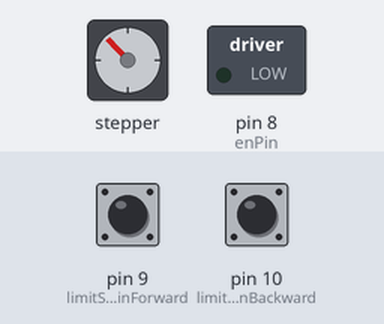
A sketch run on a simulated Arduino Uno, built with avr-gcc and run on an emulated ATmega328P. On the bench: stepper motor, switched loads named in the sketch (green lamp = pin HIGH). The inputs (shaded band) are chosen by the test bench; at power-on: pin 9 (limitSwitchPinForward) HIGH, pin 10 (limitSwitchPinBackward) HIGH. Stepper angles assume 200 steps per turn.

Above: at 1.2 s.
1.3 s: pin 9 (limitSwitchPinForward) pulled LOW for 0.15 s
4.4 s: pin 10 (limitSwitchPinBackward) pulled LOW for 0.15 s
At 5.3 s:
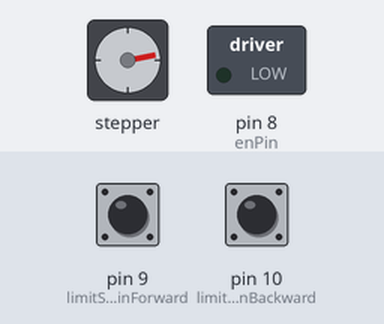
7.5 s: pin 9 (limitSwitchPinForward) pulled LOW for 1 s
11.5 s: pin 10 (limitSwitchPinBackward) pulled LOW for 1 s
At 11.9 s:
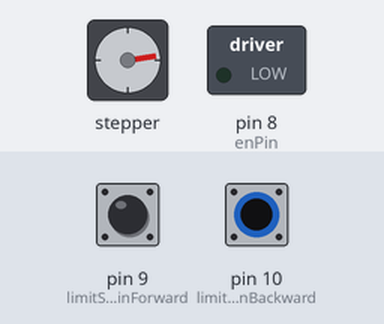
15.5 s: pin 9 (limitSwitchPinForward) pulled LOW for 0.15 s
18.6 s: pin 10 (limitSwitchPinBackward) pulled LOW for 0.15 s
Timing chart, 0 to 69.2 s (numbered marks = the images above; inputs shaded):
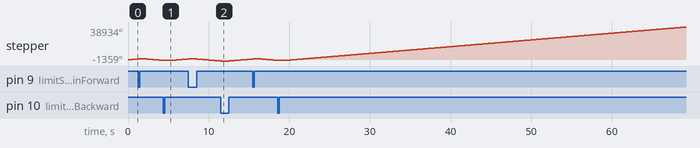

The sketch:

railduino_control_accel.ino
```cpp
#include <AccelStepper.h>

// Define pin numbers
const int stepPin = 5;
const int dirPin = 2;
const int enPin = 8;
const int limitSwitchPinForward = 9; // Connect the forward limit switch to pin 9.
const int limitSwitchPinBackward = 10; // Connect the backward limit switch to pin 10
AccelStepper stepper(1, stepPin, dirPin); // Create an instance of the AccelStepper

void setup() {
  // Set the motor pins
  pinMode(enPin, OUTPUT);
  digitalWrite(enPin, LOW);
  stepper.setMaxSpeed(2000.0); // Set maximum speed in steps per second
  stepper.setAcceleration(1000.0); // Set acceleration in steps per second^2

  // Configure limit switch pins
  pinMode(limitSwitchPinForward, INPUT_PULLUP); // Configure the forward limit switch pin as pull-up resistor input
  pinMode(limitSwitchPinBackward, INPUT_PULLUP); // Configure the limit switch pin backward as pull-up resistor input
}

void moveWithLimits(int direction, int limitSwitchPin) {
  while (digitalRead(limitSwitchPin) == HIGH) {
    stepper.setSpeed(500.0 * direction); // Set the speed and direction of the motor
    stepper.runSpeed(); // Step the motor
  }
  stepper.stop(); // Stop the motor
}

void loop() {
  moveWithLimits(1, limitSwitchPinForward); // Move forward until the forward limit switch is reached
  delay(1000); // One-second delay
  moveWithLimits(-1, limitSwitchPinBackward); // Move backward until the backward limit switch is reached
  delay(1000);
}
```
